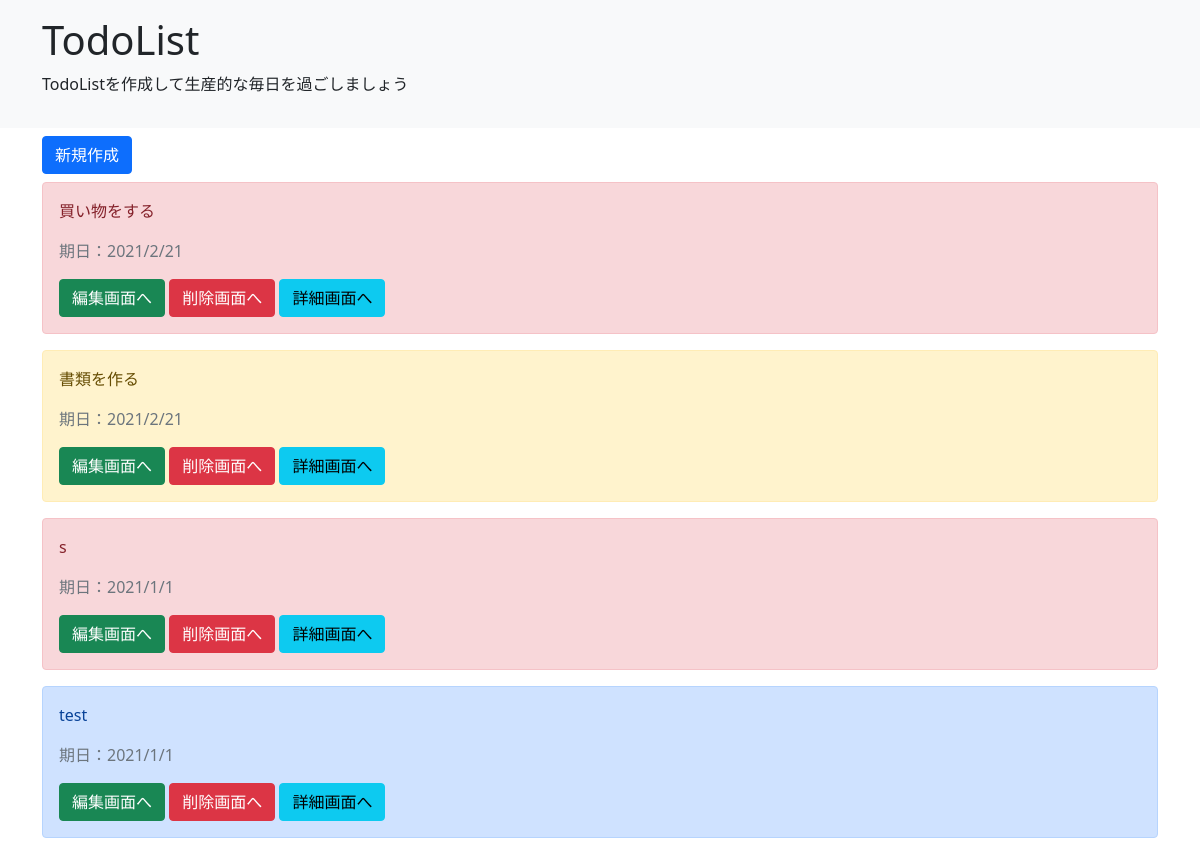
The page /list/ on the database as committed earlier.
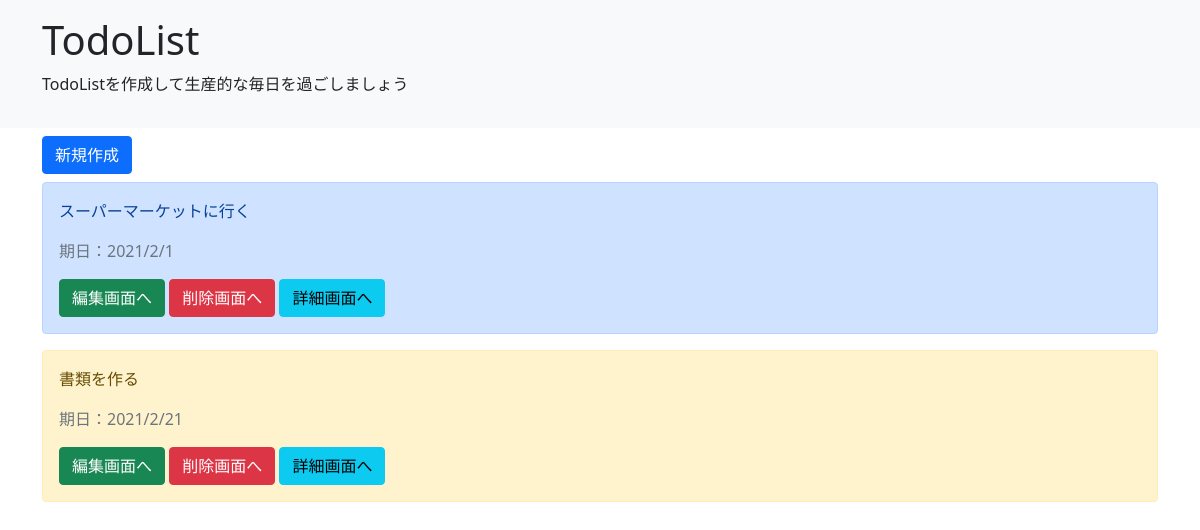
The same page on the database as committed later.
### todo/models.py (models this page shows, shortened)
class TodoModel(models.Model):
    title = models.CharField(max_length=100)
    memo = models.TextField()
    priority = models.CharField(max_length=50, choices=CHOICE)
    duedate = models.DateField()

### todo/views.py (the view)
# urls.py: path('list/', TodoList.as_view(), name='list'),
class TodoList(ListView):
    template_name = 'list.html'
    model = TodoModel

### templates/list.html
{% extends 'base.html' %}
{% block header %}
<div class="p-3 mb-2 bg-light text-dark">
    <div class="container">
        <h1 class="fw-normal">TodoList</h1>
        <p class="fw-light">TodoListを作成して生産的な毎日を過ごしましょう</p>
    </div>
</div>
{% endblock header %}
{% block content %}
<div class="container">
    <a href="{% url 'create' %}" class="btn btn-primary mb-2" tabindex="-1" role="button" aria-disabled="true">新規作成</a>
    {% for item in object_list %}
    <div class="alert alert-{{ item.priority }}" role="alert">
        <p>{{ item.title}}</p>
        <p class="text-muted">期日：{{ item.duedate | date:"Y/n/j" }}</p>
        <a href="{% url 'update' item.pk %}" class="btn btn-success" tabindex="-1" role="button" aria-disabled="true">編集画面へ</a>
        <a href="{% url 'delete' item.pk %}" class="btn btn-danger" tabindex="-1" role="button" aria-disabled="true">削除画面へ</a>
        <a href="{% url 'detail' item.pk %}" class="btn btn-info" tabindex="-1" role="button" aria-disabled="true">詳細画面へ</a>
    </div>
    {% endfor %}
</div>
{% endblock content %}

### templates/base.html (shortened to what this page needs)
<!doctype html>
<html lang="en">
    <head>
        <link href="https://cdn.jsdelivr.net/npm/bootstrap@5.0.0-beta1/dist/css/bootstrap.min.css" rel="stylesheet">
    </head>
    <body>
        {% block header %}
        {% endblock header %}
        {% block content %}
        {% endblock content %}
    </body>
</html>

Rows that differ between the two databases and show on the page:
removed TodoModel: title "s", duedate "2021/1/1", priority "danger" (drawn)
removed TodoModel: title "test", duedate "2021/1/1", priority "primary" (drawn)
changed TodoModel: priority "danger" → "primary" (drawn); title "買い物をする" → "スーパーマーケットに行く"; duedate "2021/2/21" → "2021/2/1"
